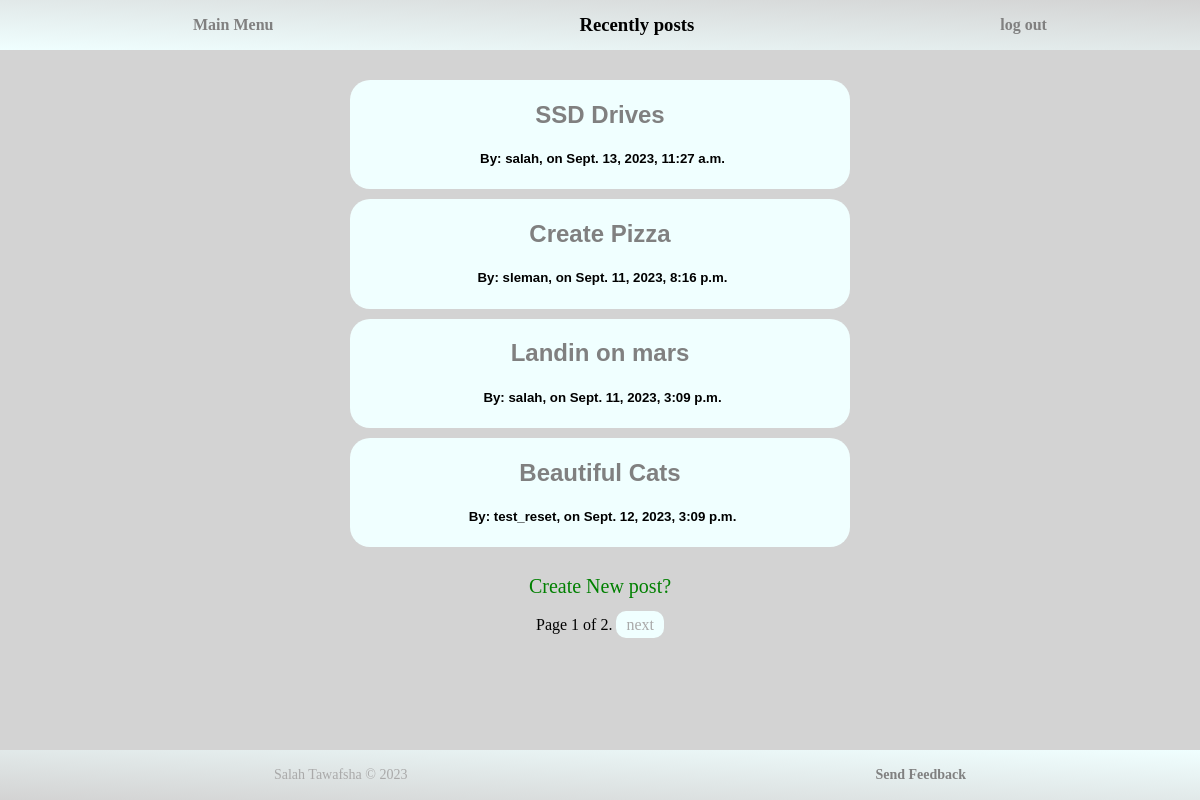
The page /posts/ (signed in) on the database its author committed.
### posts/models.py (models this page shows, shortened)
class Post(models.Model):
    STATUS_CHOICES = (
        ("D", "Draft"),
        ("P", "Published"),
    )
    objects = models.Manager()
    published_objects = PublishedPostManager()
    all_objects = DraftManager()
    title = models.CharField("Post Title", max_length=100)
    slug = models.SlugField(unique=True, blank=False, null=False)
    author = models.ForeignKey(User, on_delete=models.CASCADE)
    body = models.TextField("Post body", max_length=5000)
    publish = models.DateTimeField("Data of publish", default=timezone.now)
    created = models.DateTimeField("Data of create", auto_now_add=True)
    updated = models.DateTimeField("Data of last update", auto_now=True)
    status = models.CharField(default="P",
                              max_length=10,
                              choices=STATUS_CHOICES)

### posts/views.py (the view)
# urls.py: path("", views.index, name="posts"),
def index(request):
    try:
        published_posts = Post.published_objects.all().order_by("-updated")
        paginator = Paginator(published_posts, PAGE_SIZE)
        page_number = request.GET.get("page")
        page_obj = paginator.get_page(page_number)
        context = {
            "page_obj": page_obj,
        }
        if request.user.is_authenticated:
            if not request.user.usertracking.is_can_read_post():
                messages.error(request, f"You can't read posts since you reach max allowed"
                                        f" posts in day that is {MAX_ALLOWED_READ_POSTS_IN_DAY}")
            notifications = CreatePostNotification.objects.filter(user=request.user)
            context["notifications"] = notifications
        return render(request, "posts/index.html", context)
    except OperationalError:
        return render(request, "database_error.html")

### posts/models.py (called while the page is built)
    def get_queryset(self):
        return super().get_queryset().filter(status="P").order_by("-publish")

### users/models.py (called while the page is built)
    def is_can_read_post(self):
        if self.day_read_posts_num == MAX_ALLOWED_READ_POSTS_IN_DAY:
            if self.allowed_read_post_date <= timezone.now():
                self.day_read_posts_num = 0
                self.allowed_read_post_date = timezone.now()
                return True
            else:
                return False
        else:
            return True

### posts/templates/posts/index.html (shortened to what this page needs)
{% extends "posts/base_site.html" %}
{% block header_title %}Recently posts{% endblock %}
{% block main %}
    {% if page_obj %}
        {% for post in page_obj %}
            <div class="post">
                <a href="/posts/post-details/{{ post.slug }}/"><h2>{{ post.title }}</h2></a>
                <h5>By: {{ post.author }}, on {{ post.publish }}</h5>
            </div>
        {% endfor %}
    {% else %}
        <h2>No any posts in Blog yet</h2>
    {% endif %}
    <br>
    {% if request.user.is_authenticated %}
        <a class="create-post-button" href="/posts/new-post/">Create New post?</a>
    {% endif %}
    <br><br>
    <div class="pagination">
        <span class="current-page-number">
            Page {{ page_obj.number }} of {{ page_obj.paginator.num_pages }}.
        </span>
        {% if page_obj.has_next %}
            <a href="?page={{ page_obj.next_page_number }}">next</a>
        {% endif %}
    </div>
{% endblock %}

### posts/static/posts/style.css (style rules this page uses)
html, body { margin: 0; height: 100%; width: 100%; background-color: lightgrey; }
*, *::before, *::after { box-sizing: border-box; }
body { display: flex; flex-direction: column; }
html { display: table; margin: auto; }
.post { width: 500px; align-self: center; margin: 10px auto; padding: 1px 0; background-color: azure; border-radius: 20px; }
.post a { color: rgb(128, 128, 128); font-family: "Comic Sans MS", sans-serif; text-decoration: none; transition: 0.5s; }
div h5 { margin-left: 5px; font-family: sans-serif; }
.create-post-button { color: green; font-size: 20px; font-family: cursive; text-decoration: none; transition: 0.5s; padding: 0 10px; border-radius: 10px; }
.current-page-number { font-size: 16px; font-family: cursive; }
.pagination a, .log-in-button { padding: 5px 10px; font-size: 16px; font-family: cursive; text-decoration: none; transition: 0.5s; border-radius: 10px; background-color: azure; color: darkgray; }

### rows shown on the page
Post: title "SSD Drives", author "salah", publish "Sept. 13, 2023, 11:27 a.m."
Post: title "Create Pizza", author "sleman", publish "Sept. 11, 2023, 8:16 p.m."
Post: title "Landin on mars", author "salah", publish "Sept. 11, 2023, 3:09 p.m."
Post: title "Beautiful Cats", author "test_reset", publish "Sept. 12, 2023, 3:09 p.m."

### other values the page prints
{{ page_obj.number }} "1"
{{ page_obj.paginator.num_pages }} "2"
